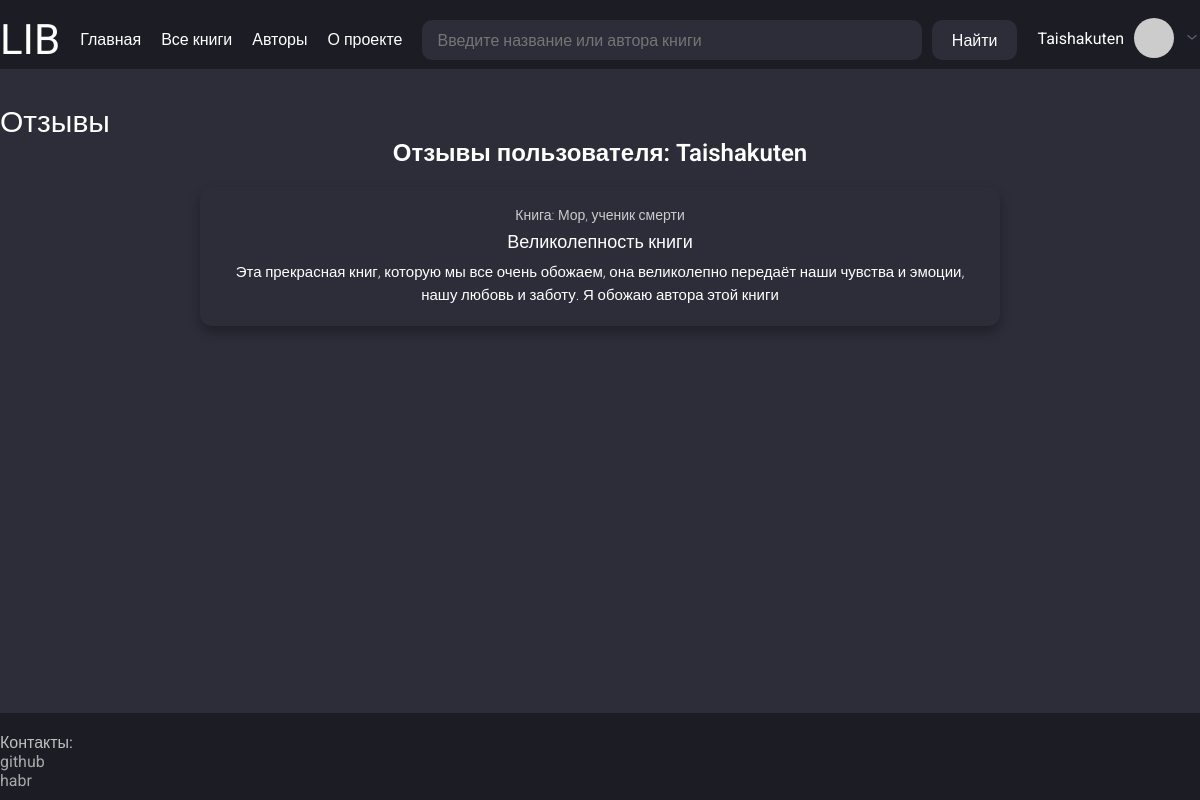
The page /users/Taishakuten/reviews (signed in) on the database as committed earlier.
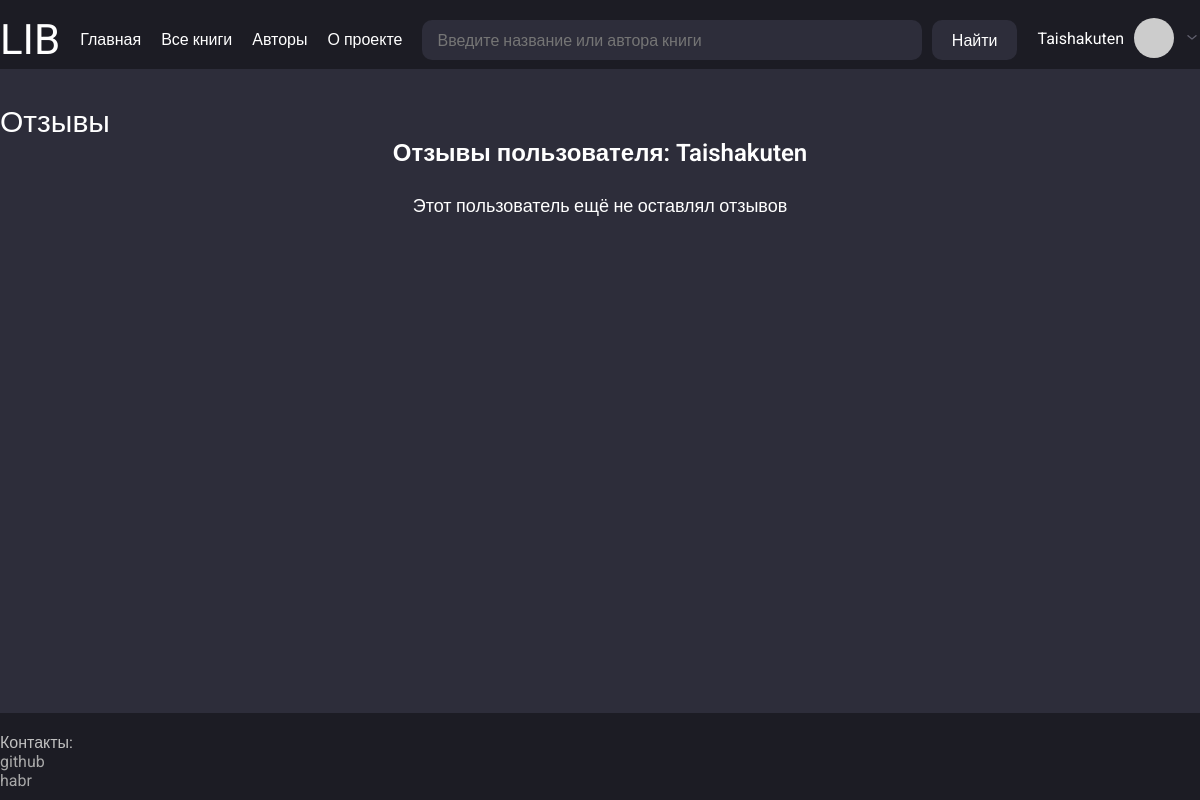
The same page on the database as committed later.
### app/models.py (models this page shows, shortened)
class Review(db.Model):
    __tablename__ = "reviews"
    id = sa.Column(sa.Integer, primary_key=True, autoincrement=True)
    title = sa.Column(sa.String(256), nullable=False)
    text = sa.Column(sa.String, nullable=False)
    user_id = sa.Column(sa.Integer, sa.ForeignKey("users.id"), nullable=False)
    book_id = sa.Column(sa.Integer, sa.ForeignKey("books.id"), nullable=False)
    user = so.relationship("User", back_populates="reviews")
    book = so.relationship("Book", back_populates="reviews")

class Book(db.Model):
    __tablename__ = "books"
    id = sa.Column(sa.Integer, primary_key=True, autoincrement=True)
    title = sa.Column(sa.String(100), nullable=False, index=True)
    description = sa.Column(sa.String, nullable=True)
    link_to_download = sa.Column(sa.String, nullable=True)
    bin_preview_photo = sa.Column(sa.LargeBinary, nullable=True)
    reviews = so.relationship("Review", back_populates="book", cascade="all, delete-orphan")
    tags = so.relationship("Tag", secondary=books_tags, back_populates="books")
    authors = so.relationship("Author", secondary=authors_books, back_populates="books")
    users = so.relationship("User", secondary=users_books, back_populates="books")

### app/routes.py (the view)
@app.route("/users/<string:username>/reviews")
def user_reviews(username):
    params = {"title": f"Отзывы",
              "user": User.is_exists(username),
              "local_css_file": "reviews.css"}
    try:
        reviews = get_user_reviews(username)
        params["reviews"] = reviews
    except Exception as e:
        params["error_message"] = str(e)
    return render_template("user_reviews.html", **params)

### app/models.py (called while the page is built)
@login.user_loader
def load_user(id):
    return db.session.get(User, int(id))

    def avatar(self, size):
        digest = md5(self.email.lower().encode('utf-8')).hexdigest()
        return f"https://www.gravatar.com/avatar/{digest}?s={size}&d=identicon"

    @classmethod
    def is_exists(cls, username, email=None):
        return db.session.query(cls).filter((cls.username == username) | (cls.email == email)).first()

### app/services.py (called while the page is built)
def get_user_reviews(username):
    user = User.is_exists(username)
    if not user:
        raise ValueError("Такого пользователя не существует")
    return user.reviews

### app/templates/user_reviews.html
{% extends "base.html" %}
{% block content %}
<div class="user-reviews-page">
    <h2 class="reviews-section-title">Отзывы пользователя: <a href="{{ url_for('user_account', username=user.username) }}">{{ user.username }}</a></h2>
    <div class="reviews-list">
        {% if reviews: %}
            {% for review in reviews %}
                <div class="review-card">
                    <p class="review-book-title"><a href="{{ url_for('book_detail', book_id=review.book.id) }}">Книга: {{ review.book.title}}</a></p>
                    <p class="review-title"><a href="{{ url_for('user_review_detail', username=review.user.username, review_id=review.id) }}">{{ review.title }}</a></p>
                    <p class="review-text">{{ review.text }}</p>
                </div>
            {% endfor %}
        {% else %}
            <p class="review-title">Этот пользователь ещё не оставлял отзывов</p>
        {% endif %}
    </div>
</div>
{% endblock %}

Rows that differ between the two databases and show on the page:
removed Review: book "Мор, ученик смерти", title "Великолепность книги", text "Эта прекрасная книг, которую мы все очень обожаем, она великолепно передаёт наши чувства и эмоции, нашу любовь и заботу. Я обожаю автора этой книги"
Other text that changed with them:
text now shown: "Этот пользователь ещё не оставлял отзывов"
